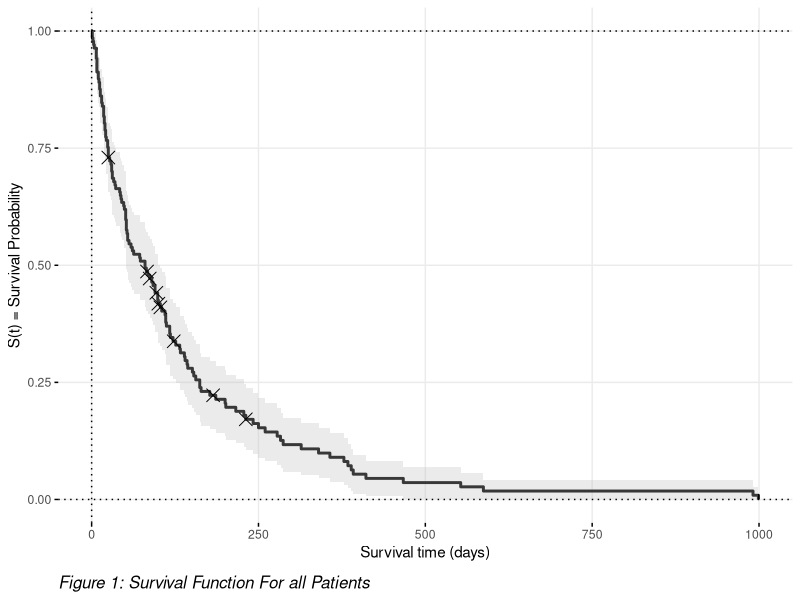
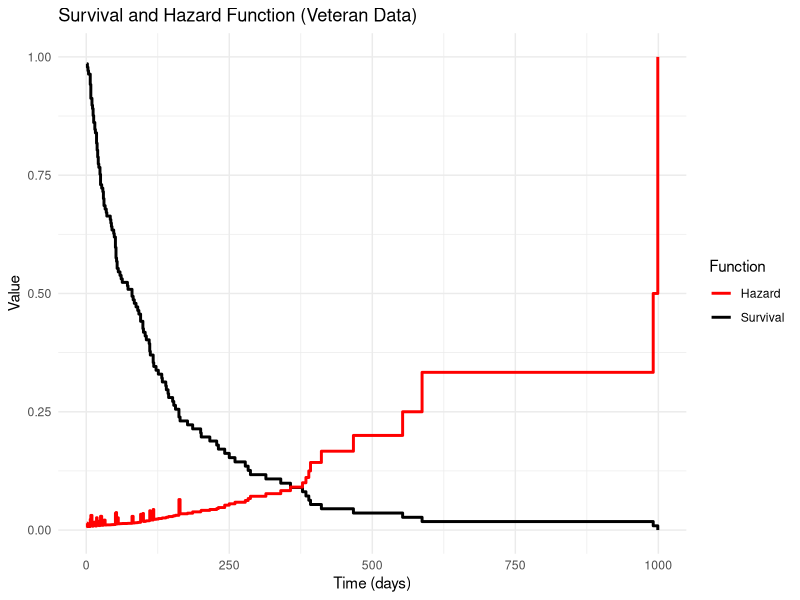

These charts were generated, in order, by the following R code:
## ---- chunk 1
#| echo: false
#| message: false
#| warning: false
#| paged-print: false
library(survival)
library(survminer)

fit <- survfit(Surv(time, status) ~ 1, data = veteran, conf.type = "plain")

survplot <- ggsurvplot(
  fit,
  data = veteran,
  conf.int = TRUE,
  xlim = c(0, 1000),
  xlab = "Survival time (days)",
  ylab = "S(t) = Survival Probability",
  palette = "black",
  legend = "none",             
  censor.shape = 4,            
  censor.size = 4,             
  ggtheme = theme_minimal(),
  risk.table = FALSE
)

survplot$plot +
  geom_hline(yintercept = c(0, 1), linetype = "dotted") +
  geom_vline(xintercept = 0, linetype = "dotted") +
  labs(caption = "Figure 1: Survival Function For all Patients") +
  theme(
    axis.line = element_blank(),
    panel.grid.minor = element_blank(),
    plot.caption = element_text(hjust = 0, face = "italic", size = 12, margin = margin(t = 10))
  )

## ---- chunk 2
summary(fit, times = 250)
## ---- chunk 3
#| echo: false
#| message: false
#| warning: false
#| paged-print: false
library(survival)
library(ggplot2)

fit <- survfit(Surv(time, status) ~ 1, data = veteran)
km <- summary(fit)


df <- data.frame(
  time = km$time,
  survival = km$surv,
  hazard = km$n.event / km$n.risk
)

ggplot(df) +
  geom_step(aes(x = time, y = survival, color = "Survival"), size = 1) +
  geom_step(aes(x = time, y = hazard, color = "Hazard"), size = 1) +
  scale_color_manual(name = "Function", values = c("Survival" = "black", "Hazard" = "red")) +
  labs(title = "Survival and Hazard Function (Veteran Data)",
       x = "Time (days)", y = "Value") +
  theme_minimal()
